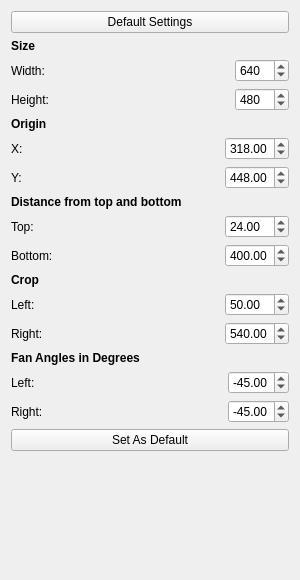
<?xml version="1.0" encoding="UTF-8"?>
<ui version="4.0">
 <class>USMaskSettingsWidget</class>
 <widget class="QWidget" name="USMaskSettingsWidget">
  <property name="geometry">
   <rect>
    <x>0</x>
    <y>0</y>
    <width>300</width>
    <height>580</height>
   </rect>
  </property>
  <property name="windowTitle">
   <string>Form</string>
  </property>
  <layout class="QVBoxLayout" name="verticalLayout">
   <item>
    <widget class="QPushButton" name="defaultPushButton">
     <property name="text">
      <string>Default Settings</string>
     </property>
    </widget>
   </item>
   <item>
    <widget class="QLabel" name="label_7">
     <property name="font">
      <font>
       <weight>75</weight>
       <bold>true</bold>
      </font>
     </property>
     <property name="text">
      <string>Size</string>
     </property>
    </widget>
   </item>
   <item>
    <layout class="QHBoxLayout" name="horizontalLayout">
     <item>
      <widget class="QLabel" name="label">
       <property name="minimumSize">
        <size>
         <width>0</width>
         <height>0</height>
        </size>
       </property>
       <property name="maximumSize">
        <size>
         <width>70</width>
         <height>16777215</height>
        </size>
       </property>
       <property name="text">
        <string>Width:</string>
       </property>
      </widget>
     </item>
     <item>
      <spacer name="horizontalSpacer">
       <property name="orientation">
        <enum>Qt::Horizontal</enum>
       </property>
       <property name="sizeHint" stdset="0">
        <size>
         <width>40</width>
         <height>20</height>
        </size>
       </property>
      </spacer>
     </item>
     <item>
      <widget class="QSpinBox" name="widthSpinBox">
       <property name="keyboardTracking">
        <bool>false</bool>
       </property>
       <property name="maximum">
        <number>1000</number>
       </property>
       <property name="value">
        <number>640</number>
       </property>
      </widget>
     </item>
    </layout>
   </item>
   <item>
    <layout class="QHBoxLayout" name="horizontalLayout_2">
     <item>
      <widget class="QLabel" name="label_2">
       <property name="minimumSize">
        <size>
         <width>70</width>
         <height>0</height>
        </size>
       </property>
       <property name="maximumSize">
        <size>
         <width>70</width>
         <height>16777215</height>
        </size>
       </property>
       <property name="text">
        <string>Height:</string>
       </property>
      </widget>
     </item>
     <item>
      <spacer name="horizontalSpacer_2">
       <property name="orientation">
        <enum>Qt::Horizontal</enum>
       </property>
       <property name="sizeHint" stdset="0">
        <size>
         <width>40</width>
         <height>20</height>
        </size>
       </property>
      </spacer>
     </item>
     <item>
      <widget class="QSpinBox" name="heightSpinBox">
       <property name="keyboardTracking">
        <bool>false</bool>
       </property>
       <property name="maximum">
        <number>1000</number>
       </property>
       <property name="value">
        <number>480</number>
       </property>
      </widget>
     </item>
    </layout>
   </item>
   <item>
    <widget class="QLabel" name="label_14">
     <property name="font">
      <font>
       <weight>75</weight>
       <bold>true</bold>
      </font>
     </property>
     <property name="text">
      <string>Origin</string>
     </property>
    </widget>
   </item>
   <item>
    <layout class="QHBoxLayout" name="horizontalLayout_3">
     <item>
      <widget class="QLabel" name="label_16">
       <property name="minimumSize">
        <size>
         <width>0</width>
         <height>0</height>
        </size>
       </property>
       <property name="maximumSize">
        <size>
         <width>70</width>
         <height>16777215</height>
        </size>
       </property>
       <property name="text">
        <string>X:</string>
       </property>
      </widget>
     </item>
     <item>
      <spacer name="horizontalSpacer_11">
       <property name="orientation">
        <enum>Qt::Horizontal</enum>
       </property>
       <property name="sizeHint" stdset="0">
        <size>
         <width>40</width>
         <height>20</height>
        </size>
       </property>
      </spacer>
     </item>
     <item>
      <widget class="QDoubleSpinBox" name="originXDoubleSpinBox">
       <property name="keyboardTracking">
        <bool>false</bool>
       </property>
       <property name="maximum">
        <double>999.990000000000009</double>
       </property>
       <property name="value">
        <double>318.000000000000000</double>
       </property>
      </widget>
     </item>
    </layout>
   </item>
   <item>
    <layout class="QHBoxLayout" name="horizontalLayout_4">
     <item>
      <widget class="QLabel" name="label_17">
       <property name="minimumSize">
        <size>
         <width>0</width>
         <height>0</height>
        </size>
       </property>
       <property name="maximumSize">
        <size>
         <width>70</width>
         <height>16777215</height>
        </size>
       </property>
       <property name="text">
        <string>Y:</string>
       </property>
      </widget>
     </item>
     <item>
      <spacer name="horizontalSpacer_12">
       <property name="orientation">
        <enum>Qt::Horizontal</enum>
       </property>
       <property name="sizeHint" stdset="0">
        <size>
         <width>40</width>
         <height>20</height>
        </size>
       </property>
      </spacer>
     </item>
     <item>
      <widget class="QDoubleSpinBox" name="originYDoubleSpinBox">
       <property name="keyboardTracking">
        <bool>false</bool>
       </property>
       <property name="maximum">
        <double>999.990000000000009</double>
       </property>
       <property name="value">
        <double>448.000000000000000</double>
       </property>
      </widget>
     </item>
    </layout>
   </item>
   <item>
    <widget class="QLabel" name="label_8">
     <property name="font">
      <font>
       <weight>75</weight>
       <bold>true</bold>
      </font>
     </property>
     <property name="text">
      <string>Distance from top and bottom</string>
     </property>
    </widget>
   </item>
   <item>
    <layout class="QHBoxLayout" name="horizontalLayout_5">
     <item>
      <widget class="QLabel" name="label_3">
       <property name="minimumSize">
        <size>
         <width>70</width>
         <height>0</height>
        </size>
       </property>
       <property name="maximumSize">
        <size>
         <width>70</width>
         <height>16777215</height>
        </size>
       </property>
       <property name="text">
        <string>Top:</string>
       </property>
      </widget>
     </item>
     <item>
      <spacer name="horizontalSpacer_3">
       <property name="orientation">
        <enum>Qt::Horizontal</enum>
       </property>
       <property name="sizeHint" stdset="0">
        <size>
         <width>40</width>
         <height>20</height>
        </size>
       </property>
      </spacer>
     </item>
     <item>
      <widget class="QDoubleSpinBox" name="topDoubleSpinBox">
       <property name="keyboardTracking">
        <bool>false</bool>
       </property>
       <property name="maximum">
        <double>999.990000000000009</double>
       </property>
       <property name="value">
        <double>24.000000000000000</double>
       </property>
      </widget>
     </item>
    </layout>
   </item>
   <item>
    <layout class="QHBoxLayout" name="horizontalLayout_6">
     <item>
      <widget class="QLabel" name="label_4">
       <property name="minimumSize">
        <size>
         <width>70</width>
         <height>0</height>
        </size>
       </property>
       <property name="maximumSize">
        <size>
         <width>70</width>
         <height>16777215</height>
        </size>
       </property>
       <property name="text">
        <string>Bottom:</string>
       </property>
      </widget>
     </item>
     <item>
      <spacer name="horizontalSpacer_4">
       <property name="orientation">
        <enum>Qt::Horizontal</enum>
       </property>
       <property name="sizeHint" stdset="0">
        <size>
         <width>40</width>
         <height>20</height>
        </size>
       </property>
      </spacer>
     </item>
     <item>
      <widget class="QDoubleSpinBox" name="bottomDoubleSpinBox">
       <property name="keyboardTracking">
        <bool>false</bool>
       </property>
       <property name="maximum">
        <double>999.990000000000009</double>
       </property>
       <property name="value">
        <double>400.000000000000000</double>
       </property>
      </widget>
     </item>
    </layout>
   </item>
   <item>
    <widget class="QLabel" name="label_9">
     <property name="font">
      <font>
       <weight>75</weight>
       <bold>true</bold>
      </font>
     </property>
     <property name="text">
      <string>Crop</string>
     </property>
    </widget>
   </item>
   <item>
    <layout class="QHBoxLayout" name="horizontalLayout_7">
     <item>
      <widget class="QLabel" name="label_5">
       <property name="minimumSize">
        <size>
         <width>70</width>
         <height>0</height>
        </size>
       </property>
       <property name="maximumSize">
        <size>
         <width>70</width>
         <height>16777215</height>
        </size>
       </property>
       <property name="text">
        <string>Left:</string>
       </property>
      </widget>
     </item>
     <item>
      <spacer name="horizontalSpacer_5">
       <property name="orientation">
        <enum>Qt::Horizontal</enum>
       </property>
       <property name="sizeHint" stdset="0">
        <size>
         <width>40</width>
         <height>20</height>
        </size>
       </property>
      </spacer>
     </item>
     <item>
      <widget class="QDoubleSpinBox" name="leftDoubleSpinBox">
       <property name="keyboardTracking">
        <bool>false</bool>
       </property>
       <property name="maximum">
        <double>999.990000000000009</double>
       </property>
       <property name="value">
        <double>50.000000000000000</double>
       </property>
      </widget>
     </item>
    </layout>
   </item>
   <item>
    <layout class="QHBoxLayout" name="horizontalLayout_8">
     <item>
      <widget class="QLabel" name="label_6">
       <property name="minimumSize">
        <size>
         <width>70</width>
         <height>0</height>
        </size>
       </property>
       <property name="maximumSize">
        <size>
         <width>70</width>
         <height>16777215</height>
        </size>
       </property>
       <property name="text">
        <string>Right:</string>
       </property>
      </widget>
     </item>
     <item>
      <spacer name="horizontalSpacer_6">
       <property name="orientation">
        <enum>Qt::Horizontal</enum>
       </property>
       <property name="sizeHint" stdset="0">
        <size>
         <width>40</width>
         <height>20</height>
        </size>
       </property>
      </spacer>
     </item>
     <item>
      <widget class="QDoubleSpinBox" name="rightDoubleSpinBox">
       <property name="keyboardTracking">
        <bool>false</bool>
       </property>
       <property name="maximum">
        <double>999.990000000000009</double>
       </property>
       <property name="value">
        <double>540.000000000000000</double>
       </property>
      </widget>
     </item>
    </layout>
   </item>
   <item>
    <widget class="QLabel" name="label_10">
     <property name="font">
      <font>
       <weight>75</weight>
       <bold>true</bold>
      </font>
     </property>
     <property name="text">
      <string>Fan Angles in Degrees</string>
     </property>
    </widget>
   </item>
   <item>
    <layout class="QHBoxLayout" name="horizontalLayout_9">
     <item>
      <widget class="QLabel" name="label_12">
       <property name="minimumSize">
        <size>
         <width>70</width>
         <height>0</height>
        </size>
       </property>
       <property name="maximumSize">
        <size>
         <width>70</width>
         <height>16777215</height>
        </size>
       </property>
       <property name="text">
        <string>Left:</string>
       </property>
      </widget>
     </item>
     <item>
      <spacer name="horizontalSpacer_7">
       <property name="orientation">
        <enum>Qt::Horizontal</enum>
       </property>
       <property name="sizeHint" stdset="0">
        <size>
         <width>40</width>
         <height>20</height>
        </size>
       </property>
      </spacer>
     </item>
     <item>
      <widget class="QDoubleSpinBox" name="leftAngleDoubleSpinBox">
       <property name="keyboardTracking">
        <bool>false</bool>
       </property>
       <property name="minimum">
        <double>-90.000000000000000</double>
       </property>
       <property name="maximum">
        <double>90.000000000000000</double>
       </property>
       <property name="singleStep">
        <double>0.500000000000000</double>
       </property>
       <property name="value">
        <double>-45.000000000000000</double>
       </property>
      </widget>
     </item>
    </layout>
   </item>
   <item>
    <layout class="QHBoxLayout" name="horizontalLayout_10">
     <item>
      <widget class="QLabel" name="label_11">
       <property name="minimumSize">
        <size>
         <width>70</width>
         <height>0</height>
        </size>
       </property>
       <property name="maximumSize">
        <size>
         <width>70</width>
         <height>16777215</height>
        </size>
       </property>
       <property name="text">
        <string>Right:</string>
       </property>
      </widget>
     </item>
     <item>
      <spacer name="horizontalSpacer_8">
       <property name="orientation">
        <enum>Qt::Horizontal</enum>
       </property>
       <property name="sizeHint" stdset="0">
        <size>
         <width>28</width>
         <height>13</height>
        </size>
       </property>
      </spacer>
     </item>
     <item>
      <widget class="QDoubleSpinBox" name="rightAngleDoubleSpinBox">
       <property name="keyboardTracking">
        <bool>false</bool>
       </property>
       <property name="minimum">
        <double>-90.000000000000000</double>
       </property>
       <property name="maximum">
        <double>90.000000000000000</double>
       </property>
       <property name="singleStep">
        <double>0.500000000000000</double>
       </property>
       <property name="value">
        <double>-45.000000000000000</double>
       </property>
      </widget>
     </item>
    </layout>
   </item>
   <item>
    <widget class="QPushButton" name="setDefaultPushButton">
     <property name="text">
      <string>Set As Default</string>
     </property>
    </widget>
   </item>
   <item>
    <spacer name="verticalSpacer">
     <property name="orientation">
      <enum>Qt::Vertical</enum>
     </property>
     <property name="sizeHint" stdset="0">
      <size>
       <width>20</width>
       <height>46</height>
      </size>
     </property>
    </spacer>
   </item>
  </layout>
 </widget>
 <resources/>
 <connections/>
</ui>
